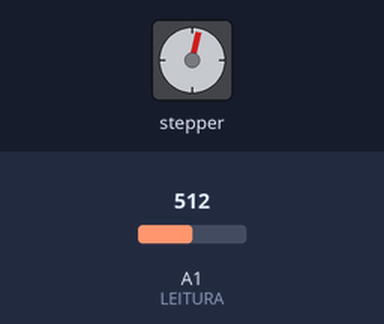
Simulated run of this sketch. Board: Arduino Uno, built with avr-gcc and run on an emulated ATmega328P. Parts: stepper motor. The inputs (shaded band) are chosen by the test bench; at power-on: A1 (LEITURA) = 512. Stepper angles assume 2048 steps per turn; what the sketch prints to the serial monitor is not drawn.

Above: at 1.2 s.
1.3 s: A1 (LEITURA) set to 900
At 2.0 s:
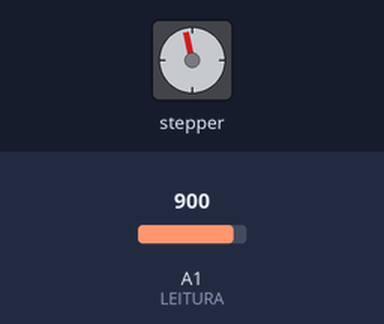
4.3 s: A1 (LEITURA) set to 0
At 5.69 s:
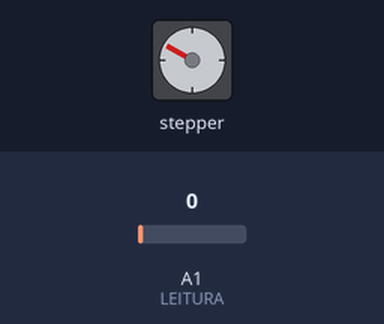
7.3 s: A1 (LEITURA) set to 306
At 7.77 s:
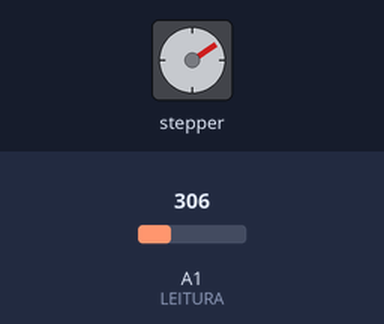
Timing chart, 0 to 19.3 s (numbered marks = the images above; inputs shaded):
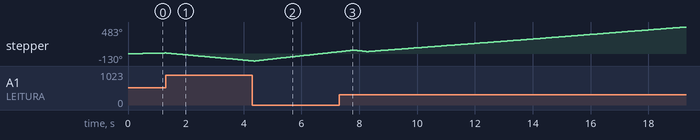

The sketch:

main.ino
```cpp
#include <SoftwareSerial.h>
#include <Stepper.h>
#include <PID_v1.h>

#define IN1 11 // IN1 do motor de passos
#define IN2 10 // IN2 do motor de passos
#define IN3 9  // IN3 do motor de passos
#define IN4 8  // IN4 do motor de passos
#define LEITURA A1   // Leitura do sensor

// Variaveis do motor e passos
int PASSOS = 2048;
int RPM = 10;
int contadorPassos = 0;
int posicaoMaxima = 300 * PASSOS / 360;
int posicaoMinima = -300 * PASSOS / 360;

//Define variaveis App bluetooth
String bluetooth;
int bluetooth_int;
int bluetooth_setpoint = 31;

// Parâmetros do termistor
const double beta = 3600.0;
const double r0 = 10000.0;
const double t0 = 273.0 + 25.0;
const double rx = r0 * exp(-beta/t0);
double temperatura;

// Parâmetros do circuito
const double vcc = 5.0;
const double R = 10000.0;

// Numero de amostras na leitura
const int amostras = 10;

// Variaveis do PID
double Setpoint;  // Setpoint pelo bluetooth
double Input;     // Sensor de anguloeratura
double Output;    // Motor de passos

// Parametros do PID
double Kp=0.30;
double Ki=0.01;
double Kd=0.03;

// Chama a funcao PID da biblioteca
PID myPID(&Input, &Output, &Setpoint, Kp, Ki, Kd, DIRECT);

// Chama a funcao do Motor de passo
Stepper myStepper(PASSOS, IN1, IN3, IN2, IN4);

// TX-RX Bluetooth
SoftwareSerial HC05(2, 3);

void setup(){
    Serial.begin(9600);

    pinMode(LEITURA, INPUT);

    // Taxa de transmissao
    HC05.begin(9600);

    myStepper.setSpeed(RPM);

    // Filtro do sensor de temperatura
    int soma = 0;
    for (int i = 0; i < amostras; i++) {
        soma += analogRead(LEITURA);
        delay (1);
    }

    // Determina a resistência do termistor
    double v = (vcc*soma)/(amostras*1024.0);
    double rt = (vcc*R)/v - R;

    // Calcula a temperatura
    double t = beta / log(rt/rx);
    temperatura = t-273.0;

    Input = temperatura;

    // Liga o PID
    myPID.SetMode(AUTOMATIC);

    // Ajusta os valores do PID
    myPID.SetTunings(Kp, Ki, Kd);
    myPID.SetOutputLimits(-255,255);

}

void loop(){

    Serial.begin(9600);

    // Filtro do sensor de temperatura
    int soma = 0;
    for (int i = 0; i < amostras; i++) {
        soma += analogRead(LEITURA);
        delay (1);
    }

    // Determina a resistência do termistor
    double v = (vcc*soma)/(amostras*1024.0);
    double rt = (vcc*R)/v - R;

    // Calcula a temperatura
    double t = beta / log(rt/rx);
    temperatura = t-273.0;

    Input = temperatura;

    // Setpoint pelo bluetooth
    Setpoint = bluetooth_setpoint;
    bluetooth = HC05.read();
    bluetooth_int =  bluetooth.toInt();
    if(bluetooth_int > -1){    //verifica se foi mandado algum valor pelo bluetooth.
        Setpoint = bluetooth_setpoint = bluetooth.toInt();
    }

    // Calcula o PID
    myPID.Compute();

    // Output para o motor de passos
    // Limitador de passos
    if (contadorPassos < posicaoMaxima) {
        myStepper.step(Output);
        contadorPassos++;

        if(contadorPassos > posicaoMinima) {
            myStepper.step(Output);
            contadorPassos--;
        }
    }

    Serial.print(Setpoint);
    Serial.print(" ");
    Serial.print(Input);
    //Serial.print(" ");
    //Serial.print(Output);
    //Serial.print(" ");
    //Serial.print(atual);
    Serial.println(" ");

    delay(10);

}

// Filtro para o input do sensor
//float filtroSensor(){
//
//  for(int i=0; i<amostras; i++){
//    double temperature;
//    media += temperature;
//
//    delay(1);
//    }
//
//  leitura = media/amostras;
//
//  return leitura;
//
//  delay(1);
//}
```
